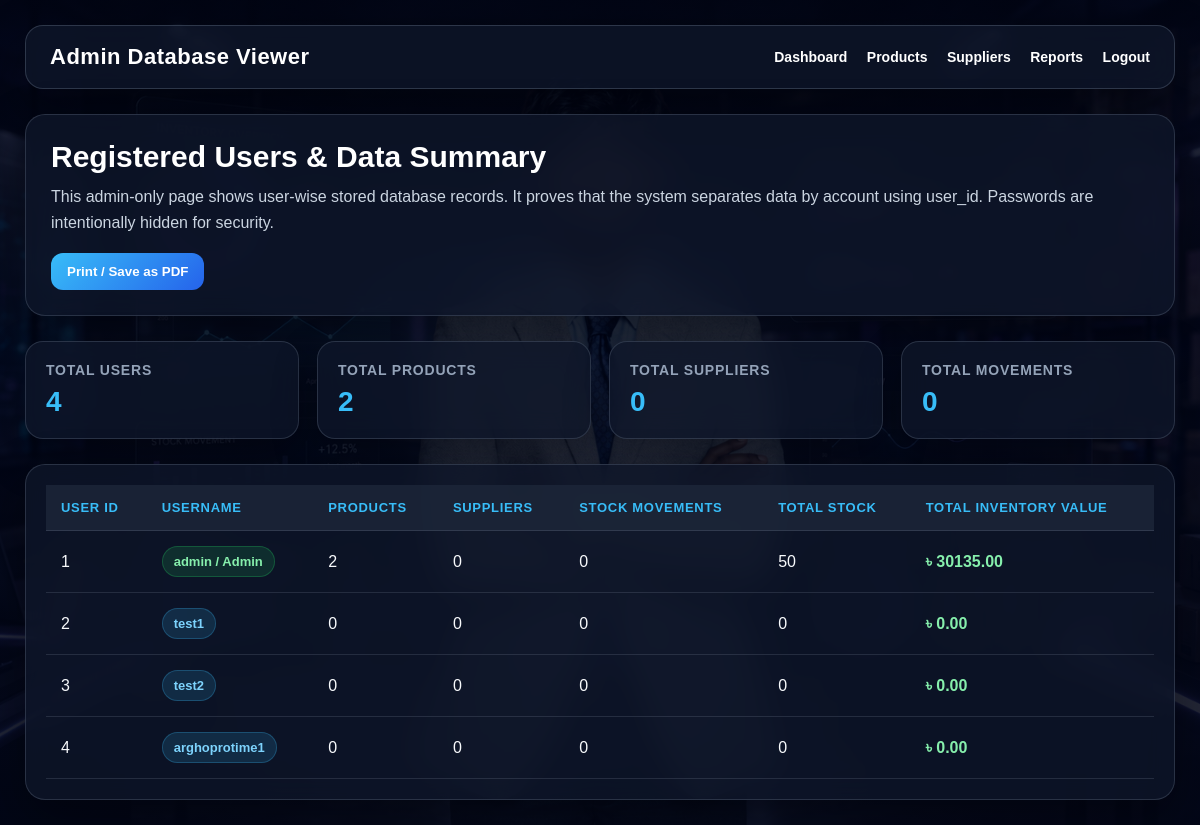
Page /admin/users (signed in) on the committed database.
### tables this page shows
CREATE TABLE users (
            id INTEGER PRIMARY KEY AUTOINCREMENT,
            username TEXT UNIQUE NOT NULL,
            password TEXT NOT NULL
        );

### auth.py (the view)
    def wrapper(*args, **kwargs):
        if not session.get("user"):
            return redirect(url_for("login"))
        return func(*args, **kwargs)

### auth.py (called while the page is built)
def login_required(func):
    def wrapper(*args, **kwargs):
        if not session.get("user"):
            return redirect(url_for("login"))
        return func(*args, **kwargs)
    wrapper.__name__ = func.__name__
    return wrapper

### models.py (called while the page is built)
def is_postgres():
    return DATABASE_URL.startswith("postgres://") or DATABASE_URL.startswith("postgresql://")

def get_sqlite_db_name():
    if DATABASE_URL.startswith("sqlite:///"):
        return DATABASE_URL.replace("sqlite:///", "")
    return "inventory.db"

def get_db_connection():
    if is_postgres():
        conn = psycopg2.connect(
            DATABASE_URL,
            cursor_factory=psycopg2.extras.RealDictCursor
        )
        return conn
    db_name = get_sqlite_db_name()
    conn = sqlite3.connect(db_name)
    conn.row_factory = sqlite3.Row
    return conn

def convert_placeholders(sql):
    if is_postgres():
        return sql.replace("?", "%s")
    return sql

### templates/admin_users.html (shortened to what this page needs)
<!DOCTYPE html>
<html>
<head>
</head>
<body>
    <div class="navbar">
        <h2>Admin Database Viewer</h2>
        <div>
            <a href="/dashboard">Dashboard</a>
            <a href="/products">Products</a>
            <a href="/suppliers">Suppliers</a>
            <a href="/reports">Reports</a>
            <a href="/logout">Logout</a>
        </div>
    </div>
    <div class="container">
        <div class="hero-card">
            <h1>Registered Users & Data Summary</h1>
            <p>
                This admin-only page shows user-wise stored database records. It proves that the system separates data
                by account using user_id. Passwords are intentionally hidden for security.
            </p>
            <button class="print-btn" onclick="window.print()">Print / Save as PDF</button>
        </div>
        <div class="summary-grid">
            <div class="summary-card">
                <h3>Total Users</h3>
                <p>{{ users_data|length }}</p>
            </div>
            <div class="summary-card">
                <h3>Total Products</h3>
                <p>{{ users_data|sum(attribute='product_count') }}</p>
            </div>
            <div class="summary-card">
                <h3>Total Suppliers</h3>
                <p>{{ users_data|sum(attribute='supplier_count') }}</p>
            </div>
            <div class="summary-card">
                <h3>Total Movements</h3>
                <p>{{ users_data|sum(attribute='movement_count') }}</p>
            </div>
        </div>
        <div class="table-card">
            <table>
                <thead>
                    <tr>
                        <th>User ID</th>
                        <th>Username</th>
                        <th>Products</th>
                        <th>Suppliers</th>
                        <th>Stock Movements</th>
                        <th>Total Stock</th>
                        <th>Total Inventory Value</th>
                    </tr>
                </thead>
                <tbody>
                    {% if users_data %}
                        {% for user in users_data %}
                        <tr>
                            <td>{{ user["id"] }}</td>
                            <td>
                                {% if user["username"] == "admin" %}
                                    <span class="badge admin-badge">{{ user["username"] }} / Admin</span>
                                {% else %}
                                    <span class="badge">{{ user["username"] }}</span>
                                {% endif %}
                            </td>
                            <td>{{ user["product_count"] or 0 }}</td>
                            <td>{{ user["supplier_count"] or 0 }}</td>
                            <td>{{ user["movement_count"] or 0 }}</td>
                            <td>{{ user["total_stock"] or 0 }}</td>
                            <td class="money">৳ {{ "%.2f"|format(user["total_value"] or 0) }}</td>
                        </tr>
                        {% endfor %}
                    {% else %}
                        <tr>
                            <td colspan="7" class="empty">No users found.</td>
                        </tr>
                    {% endif %}
                </tbody>
            </table>
        </div>
    </div>
</body>
</html>

### rows in the picture
users: id "1", username "admin", user "2", user "0", user "50", user "30135.00"
users: id "2", username "test1", user "0", user "0.00"
users: id "3", username "test2", user "0", user "0.00"
users: id "4", username "arghoprotime1", user "0", user "0.00"

### other values in the picture
{{ users_data|length }} "4"
{{ users_data|sum(attribute='product_count') }} "2"
{{ users_data|sum(attribute='supplier_count') }} "0"
{{ users_data|sum(attribute='movement_count') }} "0"
